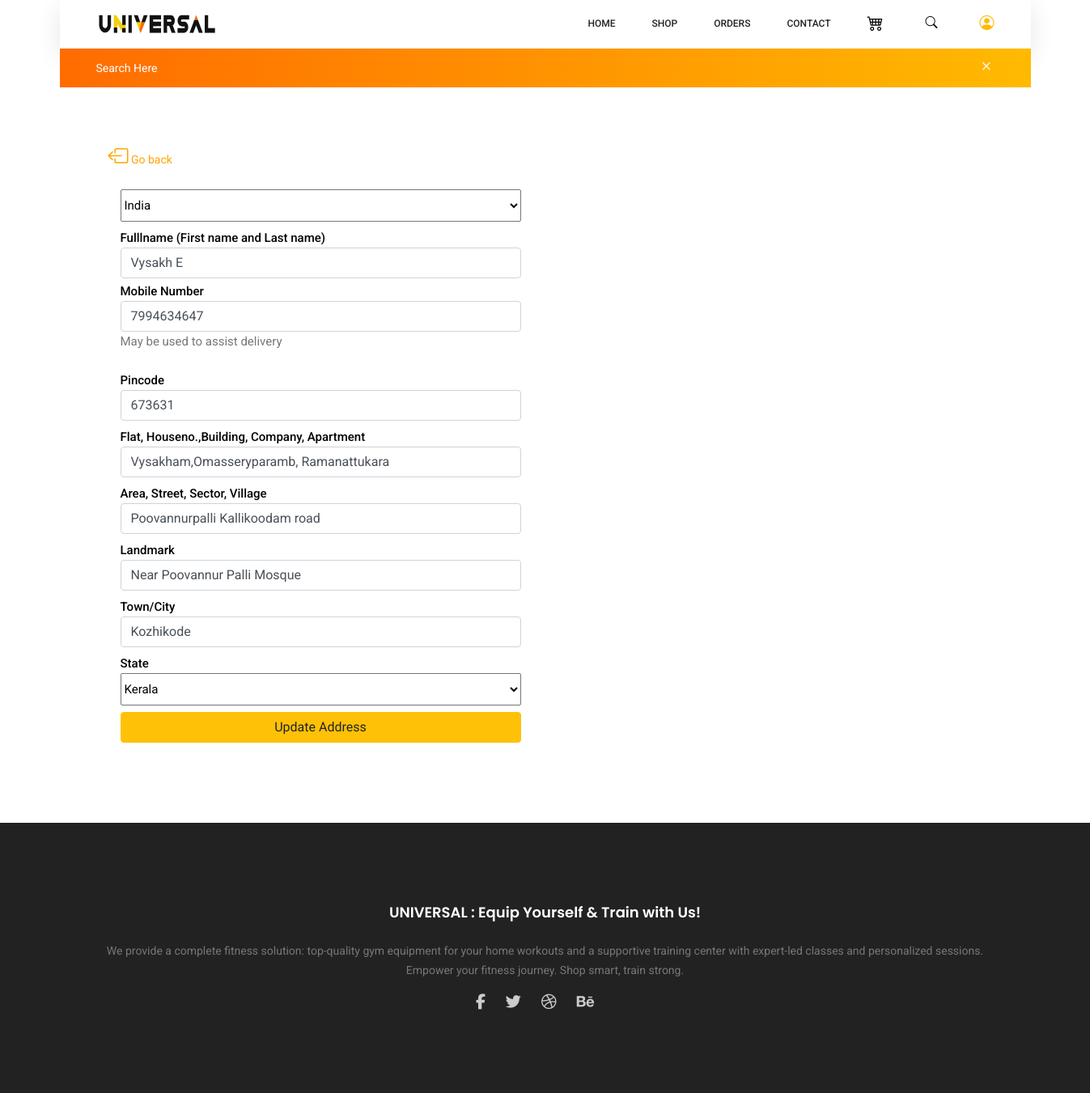
The app's page /update_address/6 (signed in), older data.
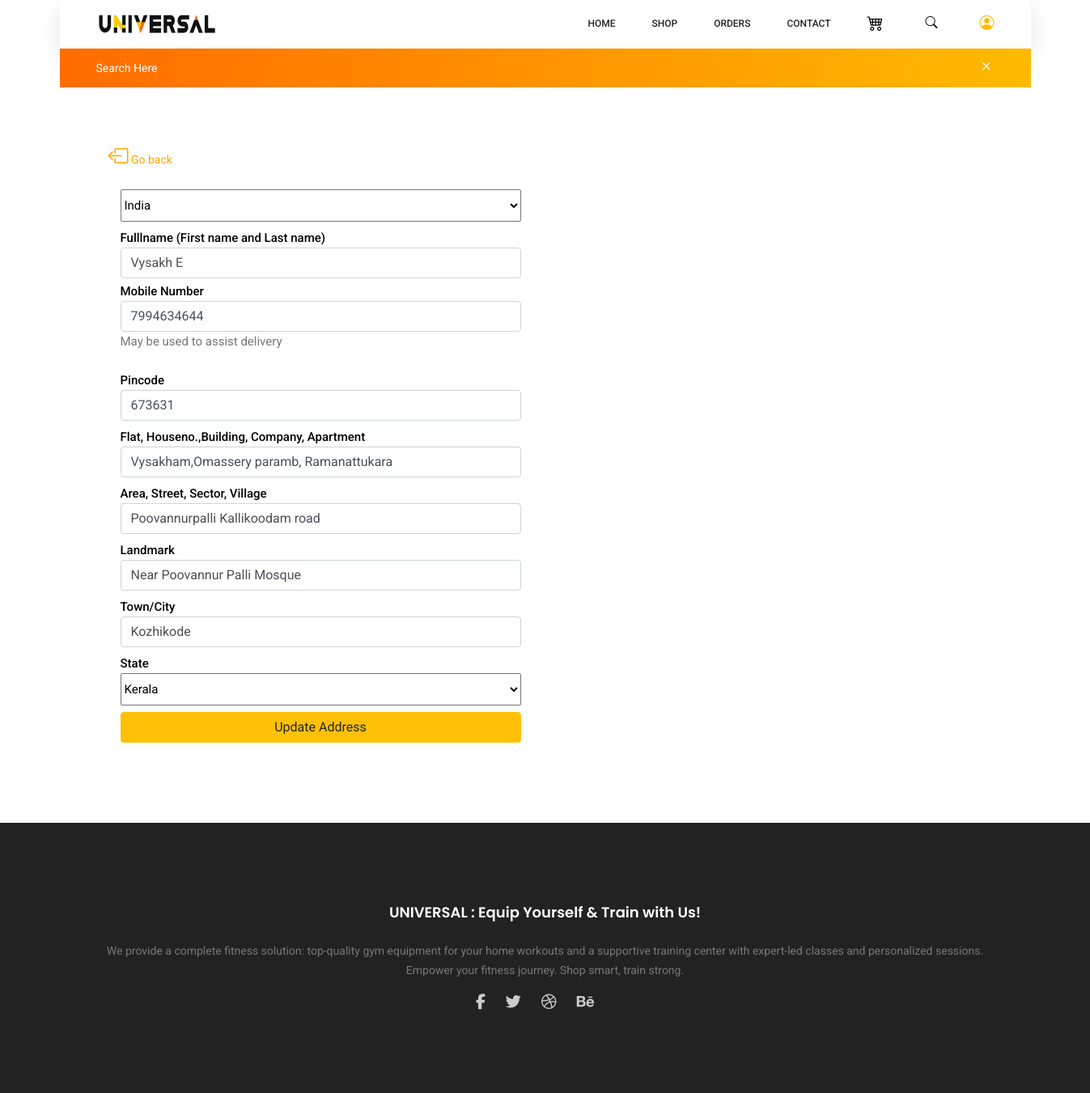
The same page, newer data.
### app/models.py (models this page shows)
class addreses(models.Model):
    u_name=models.ForeignKey(users,on_delete=models.CASCADE)
    region=models.TextField()
    fullname=models.TextField()
    mobilenumber=models.TextField()
    pincode=models.TextField()
    add1=models.TextField()
    add2=models.TextField()
    landmark=models.TextField()
    town=models.TextField()
    state=models.TextField()

### app/views.py (the view, shortened to what this page needs)
# urls.py: path('update_address/<pk>',views.update_address),
def update_address(request,pk):
    if 'user' in request.session:
        data2=users.objects.get(username=request.session.get('user'))
        data1=addreses.objects.get(pk=pk)
        userdata=data1
        return render(request,'update_address.html',{'userdata':userdata})
    else:
         return redirect(login)

### templates/update_address.html (shortened to what the changed rows need)
<!DOCTYPE html>
<html lang="zxx" class="no-js">
<head>
	{% load static %}
	<link rel="stylesheet" href="{% static 'css/linearicons.css' %}">
	<link rel="stylesheet" href="{% static 'css/font-awesome.min.css' %}">
	<link rel="stylesheet" href="{% static 'css/themify-icons.css' %}"">
	<link rel="stylesheet" href="{% static 'css/bootstrap.css' %}">
	<link rel="stylesheet" href="{% static 'css/owl.carousel.css' %}">
	<link rel="stylesheet" href="{% static 'css/nice-select.css' %}">
	<link rel="stylesheet" href="{% static 'css/nouislider.min.css' %}">
	<link rel="stylesheet" href="{% static 'css/ion.rangeSlider.css' %}">
	<link rel="stylesheet" href="{% static 'css/ion.rangeSlider.skinFlat.css' %}"">
	<link rel="stylesheet" href="{% static 'css/magnific-popup.css' %}">
	<link rel="stylesheet" href="{% static 'css/main_copy.css' %}">
	<link rel="stylesheet" href="{% static 'css/product_copy_copy.css' %}">
	<link rel="stylesheet" href="https://cdn.jsdelivr.net/npm/bootstrap-icons@1.3.0/font/bootstrap-icons.css">
</head>
<body style="height: fit-content;">
	<div class="container" style=" display: flex; margin-top: 25px;">
			<div class="col-lg-6">
				<form action="../update_address/{{userdata.pk}}" method="POST" class="form-group" style="display: flex; flex-direction: column; font-size: 15px;">
					<div class="col-lg-12 mt-2">
						<label for="fullname" style="font-weight: 500; color: black;">Fulllname (First name and Last name)</label>
						<input type="text" name="fullname" id="" value="{{userdata.fullname}}" class="form-control" required>
					</div>
					<div class="col-lg-12 mt-1">
						<label for="mobilenumber" style="font-weight: 500; color: black;">Mobile Number</label>
						<input type="text" name="mobilenumber" id="" value="{{userdata.mobilenumber}}" class="form-control" required>
						<p>May be used to assist delivery</p>
					</div>
					<div class="col-lg-12 mt-2">
						<label for="pincode" style="font-weight: 500; color: black;">Pincode</label>
						<input type="text" name="pincode" id="" value="{{userdata.pincode}}" class="form-control" required>
					</div>
					<div class="col-lg-12 mt-2">
						<label for="add1" style="font-weight: 500; color: black;">Flat, Houseno.,Building, Company, Apartment</label>
						<input type="text" name="add1" id="" class="form-control" value="{{userdata.add1}}" required>
					</div>
					<div class="col-lg-12 mt-2">
						<label for="add2" style="font-weight: 500; color: black;">Area, Street, Sector, Village</label>
						<input type="text" name="add2" id="" class="form-control" value="{{userdata.add2}}">
					</div>
					<div class="col-lg-12 mt-2">
						<label for="landmark" style="font-weight: 500; color: black;">Landmark</label>
						<input type="text" name="landmark" id="" class="form-control"  placeholder="Eg:Near Apollo Hospital" value="{{userdata.landmark}}" required>
					</div>
					<div class="col-lg-12 mt-2" ">
							<label for="town" style="font-weight: 500; color: black;">Town/City</label>
							<input type="text" name="town" id="" class="form-control" value="{{userdata.town}}" required>
					</div>
				</form>
			</div>
    </div>
</body>
</html>

Row changes from the older to the newer data that the page shows:
changed addreses "Vysakh E": mobilenumber "7994634647" → "7994634644"; add1 "Vysakham,Omasseryparamb, Ramanattukara" → "Vysakham,Omassery paramb, Ramanattukara"
